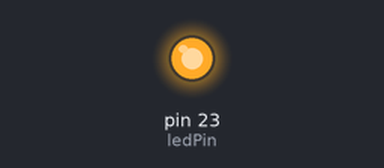
Simulated run of this sketch. Board: Arduino Mega 2560, built with avr-gcc and run on an emulated ATmega2560. Shown: output pins drawn as LEDs (lit = HIGH).

Above: at 2.5 s.
At 10.0 s:
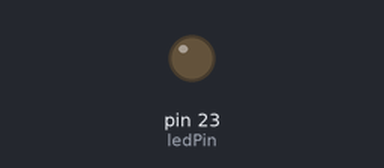
Timing chart, 0 to 19.5 s (numbered marks = the images above):
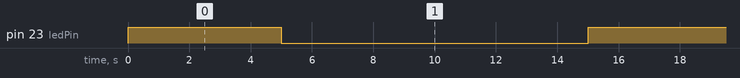

Measured:
- by itself, pin 23 (ledPin): alternates HIGH for 5.0 s and LOW for 10.0 s

The sketch:

03-Relay.ino
```cpp
const int ledPin = 23;

void setup()
{
  pinMode(ledPin, OUTPUT);
}

void loop()
{
  digitalWrite(ledPin, HIGH);
  delay(5000);
  digitalWrite(ledPin, LOW);
  delay(10000);
}
```
